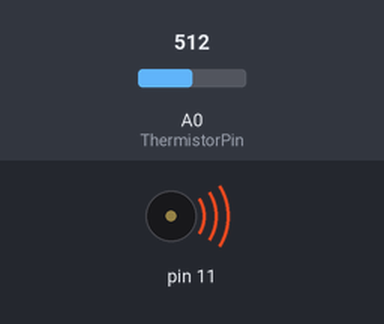
A sketch run on a simulated Arduino Uno, built with avr-gcc and run on an emulated ATmega328P. Parts: buzzer (waves = sounding). The test bench sets the inputs (shaded band); at power-on: A0 (ThermistorPin) = 512. What the sketch prints to the serial monitor is not drawn.

Above: at 0.1 s.
Timing chart, 0 to 1.6 s (numbered marks = the images above):
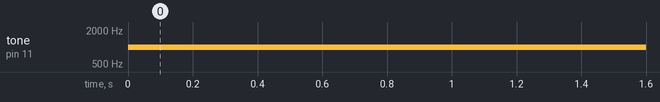

Measured:
- by itself, tone on pin 11: silent → 1000 Hz at 0.00 s

The sketch:

sketch_may01a.ino
```cpp
int ThermistorPin = 0;
int Vo;
float R1 = 1000;
float logR2, R2, T;
float c1 = 1.009249522e-03, c2 = 2.378405444e-04, c3 = 2.019202697e-07;
float Tc, Tf;

void setup() {
Serial.begin(9600);
pinMode(11, INPUT_PULLUP);
}

void loop() {

  Vo = analogRead(ThermistorPin);
  R2 = R1 * (1023.0 / (float)Vo - 1.0);
  logR2 = log(R2);
  T = (1.0 / (c1 + c2*logR2 + c3*logR2*logR2*logR2));
  Tc = T - 273.15;
  Tf = (Tc * 9.0)/ 5.0 + 32.0;

  if (Tc > 25.00) {
    tone(11, 1000);
  }

  Serial.print("Temperature: ");
  Serial.print(Tf);
  Serial.print(" F; ");
  Serial.print(Tc);
  Serial.println(" C");

  delay(500);
}
```
